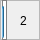
         <widget class="QFrame" name="Robotino2">
          <property name="geometry">
           <rect>
            <x>1740</x>
            <y>170</y>
            <width>40</width>
            <height>40</height>
           </rect>
          </property>
          <property name="frameShape">
           <enum>QFrame::StyledPanel</enum>
          </property>
          <property name="frameShadow">
           <enum>QFrame::Raised</enum>
          </property>
          <widget class="ClickableLabel" name="R2">
           <property name="geometry">
            <rect>
             <x>0</x>
             <y>0</y>
             <width>40</width>
             <height>40</height>
            </rect>
           </property>
           <property name="text">
            <string/>
           </property>
           <property name="pixmap">
            <pixmap resource="resources.qrc">:/Images/Robotino.png</pixmap>
           </property>
           <property name="scaledContents">
            <bool>true</bool>
           </property>
          </widget>
          <widget class="QProgressBar" name="AkkukleinR2">
           <property name="geometry">
            <rect>
             <x>2</x>
             <y>0</y>
             <width>5</width>
             <height>40</height>
            </rect>
           </property>
           <property name="styleSheet">
            <string notr="true">QProgressBar {
    border: 1px solid grey;
 }

 QProgressBar::chunk {
     height: 2px;
 }</string>
           </property>
           <property name="value">
            <number>77</number>
           </property>
           <property name="textVisible">
            <bool>false</bool>
           </property>
           <property name="orientation">
            <enum>Qt::Vertical</enum>
           </property>
          </widget>
          <widget class="QLabel" name="label_9">
           <property name="geometry">
            <rect>
             <x>20</x>
             <y>10</y>
             <width>16</width>
             <height>21</height>
            </rect>
           </property>
           <property name="autoFillBackground">
            <bool>false</bool>
           </property>
           <property name="styleSheet">
            <string notr="true">background-color: rgba(0,0,0,0%)</string>
           </property>
           <property name="text">
            <string>2</string>
           </property>
          </widget>
         </widget>
